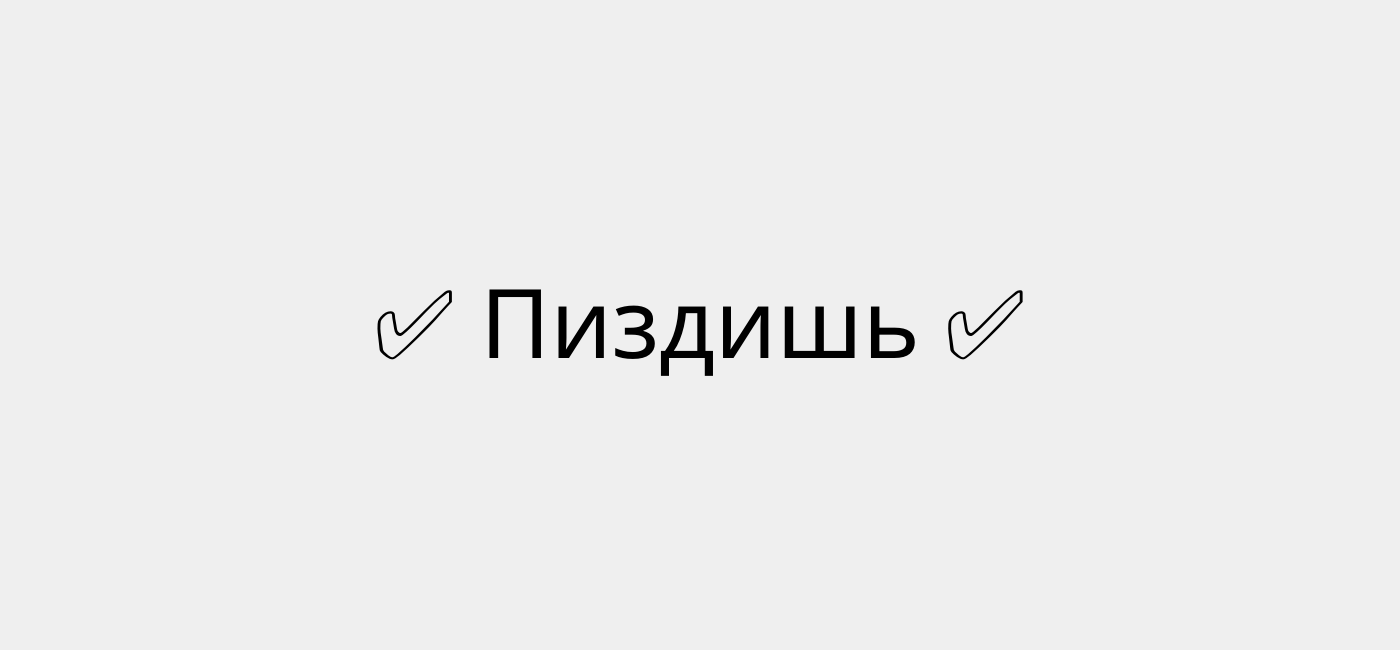
<?xml version="1.0" encoding="UTF-8"?>
<ui version="4.0">
 <class>MainWindow</class>
 <widget class="QMainWindow" name="MainWindow">
  <property name="geometry">
   <rect>
    <x>0</x>
    <y>0</y>
    <width>1400</width>
    <height>650</height>
   </rect>
  </property>
  <property name="windowTitle">
   <string>MainWindow</string>
  </property>
  <widget class="QWidget" name="centralwidget">
   <layout class="QGridLayout" name="gridLayout">
    <property name="leftMargin">
     <number>0</number>
    </property>
    <property name="topMargin">
     <number>0</number>
    </property>
    <property name="rightMargin">
     <number>0</number>
    </property>
    <property name="bottomMargin">
     <number>0</number>
    </property>
    <property name="spacing">
     <number>0</number>
    </property>
    <item row="0" column="0">
     <widget class="QStackedWidget" name="stackedWidget">
      <property name="currentIndex">
       <number>2</number>
      </property>
      <widget class="QWidget" name="page_1">
       <layout class="QGridLayout" name="gridLayout_2">
        <property name="leftMargin">
         <number>0</number>
        </property>
        <property name="topMargin">
         <number>0</number>
        </property>
        <property name="rightMargin">
         <number>0</number>
        </property>
        <property name="bottomMargin">
         <number>0</number>
        </property>
        <property name="spacing">
         <number>0</number>
        </property>
        <item row="0" column="1">
         <spacer name="verticalSpacer">
          <property name="orientation">
           <enum>Qt::Vertical</enum>
          </property>
          <property name="sizeHint" stdset="0">
           <size>
            <width>1</width>
            <height>111</height>
           </size>
          </property>
         </spacer>
        </item>
        <item row="3" column="0" colspan="3">
         <layout class="QHBoxLayout" name="horizontalLayout_2">
          <property name="spacing">
           <number>0</number>
          </property>
          <item>
           <spacer name="horizontalSpacer_3">
            <property name="orientation">
             <enum>Qt::Horizontal</enum>
            </property>
            <property name="sizeType">
             <enum>QSizePolicy::Preferred</enum>
            </property>
            <property name="sizeHint" stdset="0">
             <size>
              <width>40</width>
              <height>20</height>
             </size>
            </property>
           </spacer>
          </item>
          <item>
           <spacer name="horizontalSpacer_4">
            <property name="orientation">
             <enum>Qt::Horizontal</enum>
            </property>
            <property name="sizeType">
             <enum>QSizePolicy::Fixed</enum>
            </property>
            <property name="sizeHint" stdset="0">
             <size>
              <width>280</width>
              <height>20</height>
             </size>
            </property>
           </spacer>
          </item>
          <item>
           <widget class="QPushButton" name="pushButton_yes">
            <property name="sizePolicy">
             <sizepolicy hsizetype="Fixed" vsizetype="Fixed">
              <horstretch>0</horstretch>
              <verstretch>0</verstretch>
             </sizepolicy>
            </property>
            <property name="minimumSize">
             <size>
              <width>180</width>
              <height>55</height>
             </size>
            </property>
            <property name="maximumSize">
             <size>
              <width>180</width>
              <height>55</height>
             </size>
            </property>
            <property name="font">
             <font>
              <family>Segoe UI Variable Display Semib</family>
              <pointsize>24</pointsize>
              <weight>75</weight>
              <bold>true</bold>
             </font>
            </property>
            <property name="text">
             <string>ДА</string>
            </property>
           </widget>
          </item>
          <item>
           <spacer name="horizontalSpacer_5">
            <property name="orientation">
             <enum>Qt::Horizontal</enum>
            </property>
            <property name="sizeType">
             <enum>QSizePolicy::Preferred</enum>
            </property>
            <property name="sizeHint" stdset="0">
             <size>
              <width>40</width>
              <height>20</height>
             </size>
            </property>
           </spacer>
          </item>
         </layout>
        </item>
        <item row="1" column="0" colspan="3">
         <layout class="QHBoxLayout" name="horizontalLayout">
          <property name="spacing">
           <number>0</number>
          </property>
          <item>
           <spacer name="horizontalSpacer">
            <property name="orientation">
             <enum>Qt::Horizontal</enum>
            </property>
            <property name="sizeType">
             <enum>QSizePolicy::Preferred</enum>
            </property>
            <property name="sizeHint" stdset="0">
             <size>
              <width>40</width>
              <height>20</height>
             </size>
            </property>
           </spacer>
          </item>
          <item>
           <widget class="QLabel" name="label">
            <property name="font">
             <font>
              <family>Nirmala UI</family>
              <pointsize>40</pointsize>
              <weight>75</weight>
              <bold>true</bold>
             </font>
            </property>
            <property name="text">
             <string>Сосал?</string>
            </property>
            <property name="alignment">
             <set>Qt::AlignCenter</set>
            </property>
           </widget>
          </item>
          <item>
           <spacer name="horizontalSpacer_2">
            <property name="orientation">
             <enum>Qt::Horizontal</enum>
            </property>
            <property name="sizeType">
             <enum>QSizePolicy::Preferred</enum>
            </property>
            <property name="sizeHint" stdset="0">
             <size>
              <width>40</width>
              <height>20</height>
             </size>
            </property>
           </spacer>
          </item>
         </layout>
        </item>
        <item row="2" column="0">
         <spacer name="verticalSpacer_2">
          <property name="orientation">
           <enum>Qt::Vertical</enum>
          </property>
          <property name="sizeHint" stdset="0">
           <size>
            <width>1</width>
            <height>113</height>
           </size>
          </property>
         </spacer>
        </item>
        <item row="4" column="0">
         <spacer name="verticalSpacer_3">
          <property name="orientation">
           <enum>Qt::Vertical</enum>
          </property>
          <property name="sizeHint" stdset="0">
           <size>
            <width>1</width>
            <height>111</height>
           </size>
          </property>
         </spacer>
        </item>
       </layout>
      </widget>
      <widget class="QWidget" name="page_2">
       <layout class="QGridLayout" name="gridLayout_3">
        <item row="0" column="0">
         <layout class="QVBoxLayout" name="verticalLayout">
          <item>
           <spacer name="verticalSpacer_4">
            <property name="orientation">
             <enum>Qt::Vertical</enum>
            </property>
            <property name="sizeHint" stdset="0">
             <size>
              <width>20</width>
              <height>40</height>
             </size>
            </property>
           </spacer>
          </item>
          <item>
           <layout class="QHBoxLayout" name="horizontalLayout_3">
            <item>
             <spacer name="horizontalSpacer_6">
              <property name="orientation">
               <enum>Qt::Horizontal</enum>
              </property>
              <property name="sizeHint" stdset="0">
               <size>
                <width>40</width>
                <height>20</height>
               </size>
              </property>
             </spacer>
            </item>
            <item>
             <widget class="QLabel" name="label_2">
              <property name="font">
               <font>
                <family>Segoe UI Variable Display Semib</family>
                <pointsize>72</pointsize>
                <weight>75</weight>
                <bold>true</bold>
               </font>
              </property>
              <property name="text">
               <string>&lt;html&gt;&lt;head/&gt;&lt;body&gt;&lt;p align=&quot;center&quot;&gt;&lt;span style=&quot; font-weight:400;&quot;&gt;✅ Пидорас ✅&lt;/span&gt;&lt;/p&gt;&lt;/body&gt;&lt;/html&gt;</string>
              </property>
              <property name="alignment">
               <set>Qt::AlignCenter</set>
              </property>
             </widget>
            </item>
            <item>
             <spacer name="horizontalSpacer_7">
              <property name="orientation">
               <enum>Qt::Horizontal</enum>
              </property>
              <property name="sizeHint" stdset="0">
               <size>
                <width>40</width>
                <height>20</height>
               </size>
              </property>
             </spacer>
            </item>
           </layout>
          </item>
          <item>
           <spacer name="verticalSpacer_5">
            <property name="orientation">
             <enum>Qt::Vertical</enum>
            </property>
            <property name="sizeHint" stdset="0">
             <size>
              <width>20</width>
              <height>40</height>
             </size>
            </property>
           </spacer>
          </item>
         </layout>
        </item>
       </layout>
      </widget>
      <widget class="QWidget" name="page_3">
       <layout class="QGridLayout" name="gridLayout_4">
        <property name="leftMargin">
         <number>0</number>
        </property>
        <property name="topMargin">
         <number>0</number>
        </property>
        <property name="rightMargin">
         <number>0</number>
        </property>
        <property name="bottomMargin">
         <number>0</number>
        </property>
        <property name="spacing">
         <number>0</number>
        </property>
        <item row="0" column="0">
         <layout class="QVBoxLayout" name="verticalLayout_2">
          <item>
           <spacer name="verticalSpacer_6">
            <property name="orientation">
             <enum>Qt::Vertical</enum>
            </property>
            <property name="sizeHint" stdset="0">
             <size>
              <width>20</width>
              <height>40</height>
             </size>
            </property>
           </spacer>
          </item>
          <item>
           <layout class="QHBoxLayout" name="horizontalLayout_4">
            <item>
             <spacer name="horizontalSpacer_8">
              <property name="orientation">
               <enum>Qt::Horizontal</enum>
              </property>
              <property name="sizeHint" stdset="0">
               <size>
                <width>40</width>
                <height>20</height>
               </size>
              </property>
             </spacer>
            </item>
            <item>
             <widget class="QLabel" name="label_3">
              <property name="font">
               <font>
                <family>Segoe UI Variable Display Semib</family>
                <pointsize>72</pointsize>
                <weight>75</weight>
                <bold>true</bold>
               </font>
              </property>
              <property name="text">
               <string>&lt;html&gt;&lt;head/&gt;&lt;body&gt;&lt;p align=&quot;center&quot;&gt;&lt;span style=&quot; font-weight:400;&quot;&gt;✅ Пиздишь ✅&lt;/span&gt;&lt;/p&gt;&lt;/body&gt;&lt;/html&gt;</string>
              </property>
              <property name="alignment">
               <set>Qt::AlignCenter</set>
              </property>
             </widget>
            </item>
            <item>
             <spacer name="horizontalSpacer_9">
              <property name="orientation">
               <enum>Qt::Horizontal</enum>
              </property>
              <property name="sizeHint" stdset="0">
               <size>
                <width>40</width>
                <height>20</height>
               </size>
              </property>
             </spacer>
            </item>
           </layout>
          </item>
          <item>
           <spacer name="verticalSpacer_7">
            <property name="orientation">
             <enum>Qt::Vertical</enum>
            </property>
            <property name="sizeHint" stdset="0">
             <size>
              <width>20</width>
              <height>40</height>
             </size>
            </property>
           </spacer>
          </item>
         </layout>
        </item>
       </layout>
      </widget>
     </widget>
    </item>
   </layout>
  </widget>
 </widget>
 <resources/>
 <connections/>
</ui>
